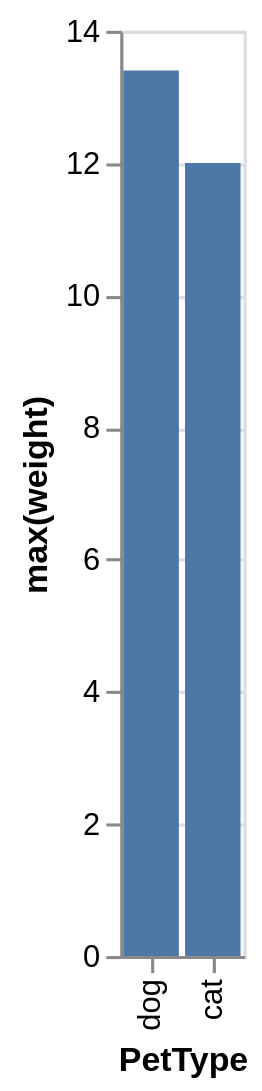

Vega-Lite specification stored for this chart:
### Vega-Lite specification from a JSON file in a GitHub repository (floating-point values rounded to 4 significant figures)
{"data": {"values": [{"x_data": "dog", "y_data": 13.4}, {"x_data": "cat", "y_data": 12}]}, "mark": "bar", "encoding": {"x": {"field": "x_data", "type": "nominal", "title": "PetType", "sort": {"op": "sum", "field": "y_data", "order": "descending"}}, "y": {"field": "y_data", "type": "quantitative", "title": "max(weight)"}}}
